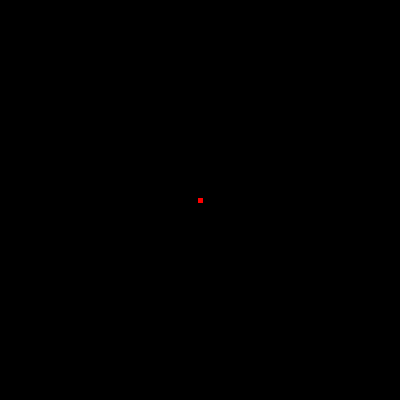
Frame 1 (no input)
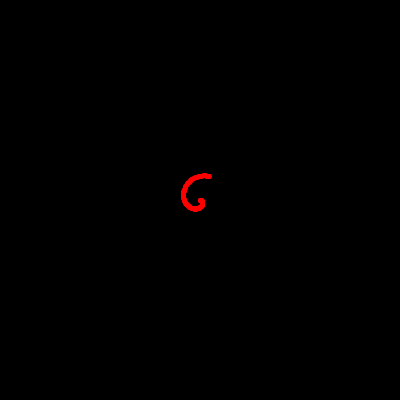
Frame 60 (the mouse pressed at the canvas centre just before this capture)
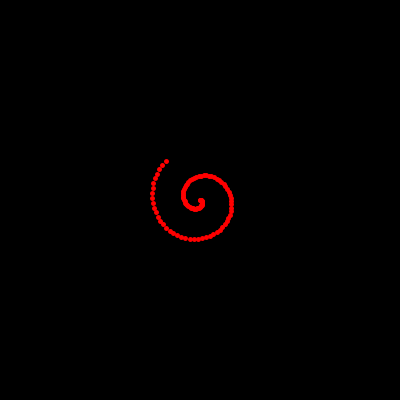
Frame 120 (the mouse held since frame 60 and released just before this capture)

The Processing sketch that drew these frames (run headless with seeded random() and noise(); from frame 60 on, the mouse is pressed at the canvas centre):

// Processing sketch: Assignment_circle
// ── Assignment_circle.pde
/*

void setup()
{
	size(640, 480);
	strokeWeight(5);
}

//variables

float radius = 200, angle = 0, count = 10, slice = PI*2/count, x ,y;

void draw()
{
	background(0);
	strokeWeight(10);
	stroke(255);

	for(float i = 0; i < count; i++){
	float x = width/2 + sin(angle) * radius;		//sets the starting point in the middle, and spaces out the first point in the middle on the x-axis + 100;
	float y = height/2 + cos(angle) * radius;		//sets the starting point in the middle, and spaces out the first point in the middle on the y-axis + 100;
	point(x, y);
	angle += slice;									//sets points in an interval of each 36 degrees (PI*2 = 360 degrees);
}
}


void spiral()
{

}

*/
float frame = 0;
float t;
int r = 1000;
float cx, x;
float cy, y;
float a = 0.005;
void setup() {
    size(400, 400);
    cx = width / 2;
    cy = height / 2;
 
}
 
void draw() {
	background(0);
	strokeWeight(5);
	stroke(255,0,0);
    for (int i = 0; i < 100; i++) {
        t = radians(i) * frame;
        x = cx + a * (t * r * cos(t));
        y = cy + a * (t * r * sin(t));
        point(x, y);
    }

    frame+=0.05;

    if(frame > 20)
    	frame = 0;


}
